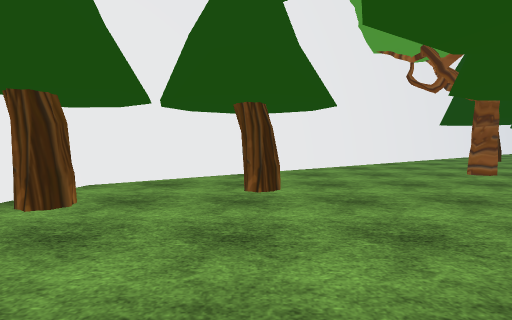
[1] (above)

18 first-person views from a walk through a Unity game level. The camera is 1.4 m above the floor, tilts 4° down and sees 80° across. The floor is counted in squares, 2 m on a side. Each view is taken from the middle of a square. On the plan, view 1 faces up. The plan holds only what a view shows up to about 10 squares ahead; the rest is blank. The place goes on beyond the plan. The player character is not drawn. Some surface patterns are stand-ins.

[2]
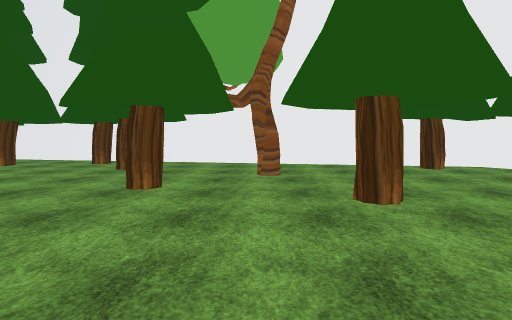

[3]
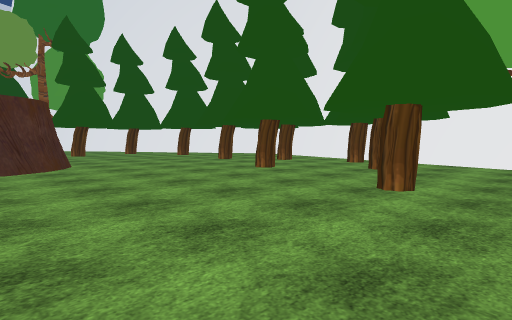

[4]
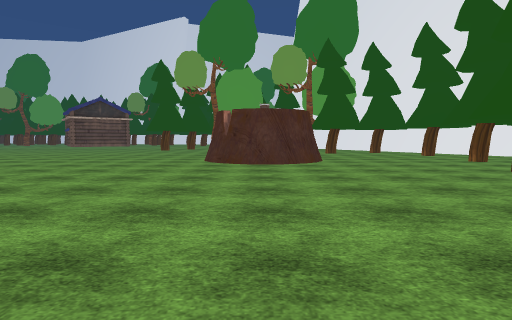

[5]
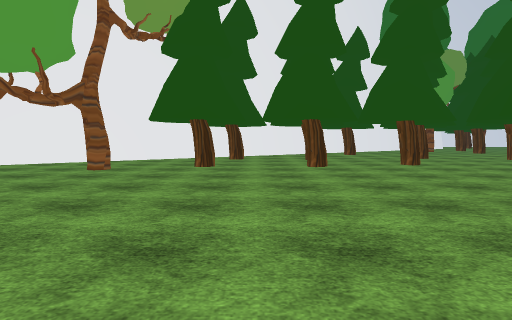

[6]
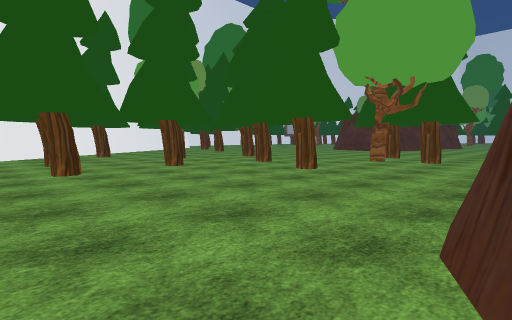

[7]
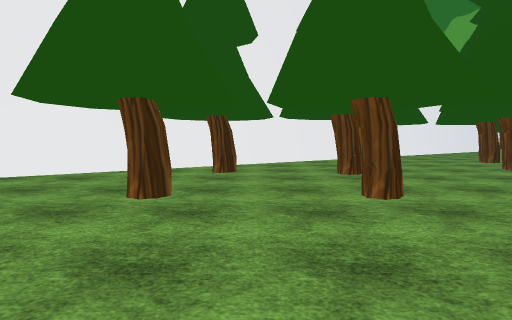

[8]
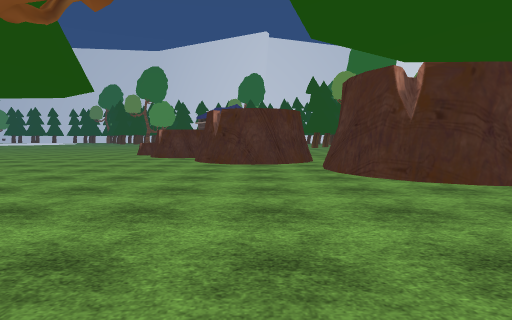

[9]
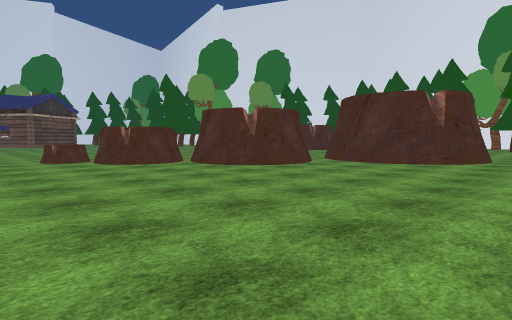

[10]
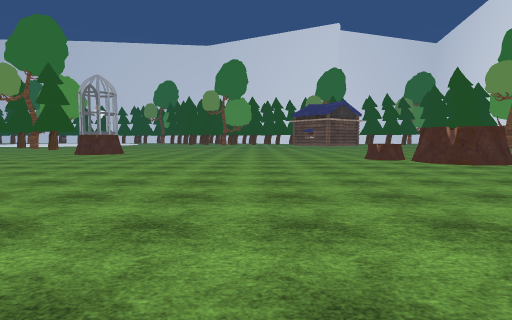

[11]
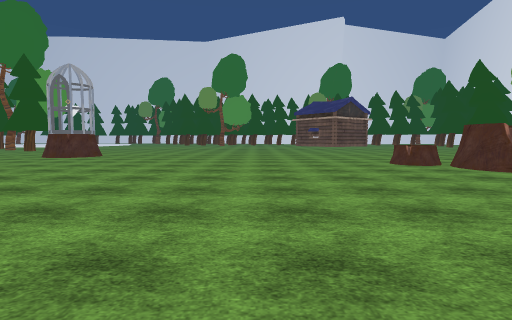

[12]
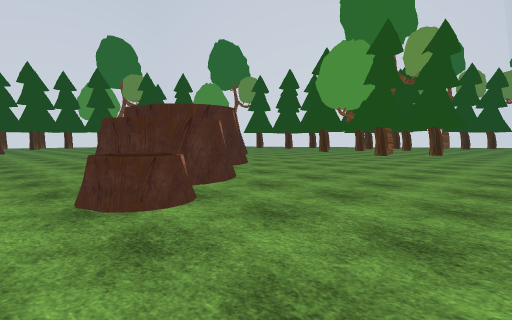

[13]
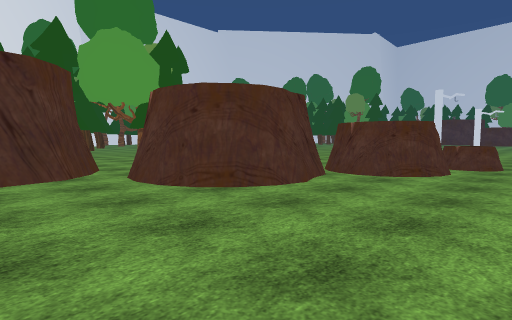

[14]
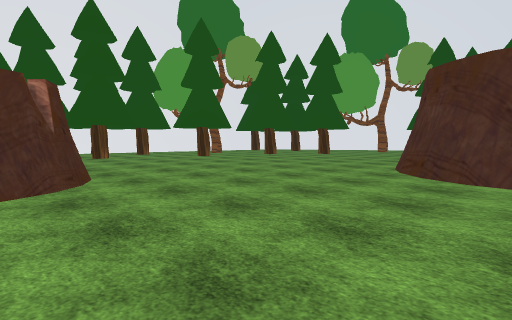

[15]
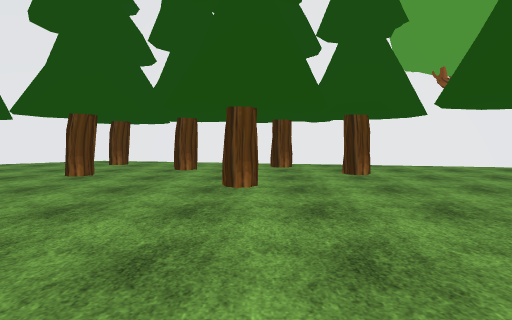

[16]
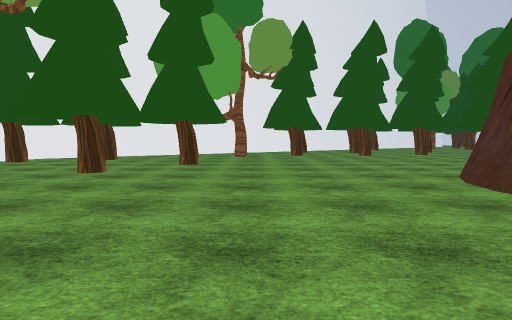

[17]
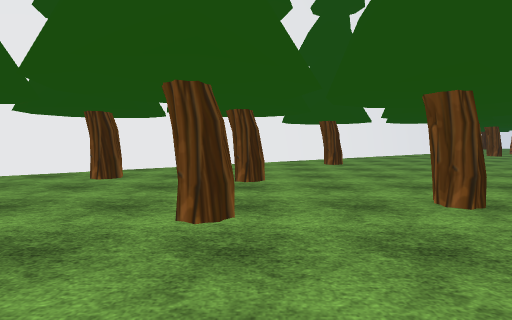

[18]
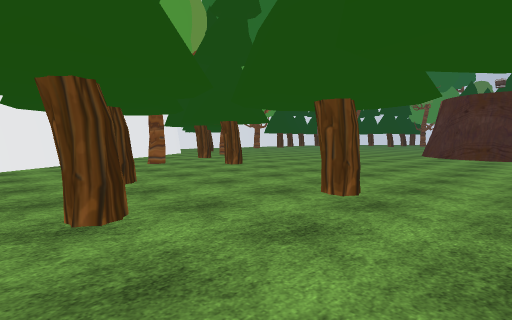

### Floor plan
Points are (right, up) in squares from view 1. A wall is a line through its corners. A room is listed if a view was taken in it or the views show most of it. See-through windows are left out.
Room 1 (views 1, 2, 3, 4, 5, 6, 7, 8, 9, 10, 11, 12, 13, 14, 15, 16, 17, 18)
walls: (13.3, -2) (13.2, -2.8); (13.1, -2.3) (13, -2.8); (13.1, -2.7) (12.7, -3.5) (12.1, -4) (11.4, -4.2); (10.1, 0.3) (10.9, 0.4) (11.5, 0.3) (12.4, -0.1) (12.7, -0.5) (13.1, -1.2) (13.2, -2.1); (15.6, -3.4) (16.3, -3.8) (16.7, -4.6) (16.8, -5.2); (14.4, -3.6) (15.1, -3.5) (15.7, -3.6); (16, -3.8) (16.4, -4.3); (9.4, 0) (10.1, 0.4); (13.4, -4.5) (13.7, -3.9) (14, -3.7) (14.5, -3.4); (8.5, -1.8) (8.6, -1.1) (8.9, -0.5); (10.6, -4.4) (10, -4.3); (10.2, -4.3) (9.4, -3.9); (8.9, -3.5) (8.5, -2.7); (14.1, -6.6) (13.6, -6.1) (13.4, -5.7); (15.6, -6.8) (15.1, -7) (14.4, -6.8); (25, 8) (25, 8.4) (25.1, 9.2); (11.9, 14.1) (-2.6, 4.6) (-5.6, -10); (15, 16.1) (13.6, 15.2); (4.7, -8.5) (5.4, -8.6) (5.9, -8.9) (6.2, -9.2) (6.5, -9.7); (4.2, -8.5) (4.8, -8.4); (3.4, -9.1) (3.8, -8.8) (4.3, -8.5)
low walls: (16.3, -3.8) (16.6, -4.1)
objects: tree (-4, -10); tree (-4, -5); tree (-3, -8); tree (-2, -10) to (-2, -9); tree (-2, -4); tree (-2, 3); tree (-1, -6); tree (-1, -1); tree (0, 4); tree (1, -3); tree (2, 0); tree (3, 2); tree (5, 6); tree (7, 7); tree (7, 9); tree (10, 7); tree (10, 9); tree (12, 7); tree (12, 12); tree (14, 4); tree (14, 10); tree (15, 6); tree (15, 12); other object (17, -8) to (19, -6); tree (17, 9); tree (17, 15); tree (18, 3); tree (18, 4); stump (19, -9) to (20, -8); tree (19, 13)

Where each view was taken, in squares from view 1:
view 1: 0 up, 0 right, facing up
view 2: 1 down, 5 right, facing left
view 3: 1 down, 5 right, facing down-left
view 4: 0 up, 5 right, facing down
view 5: 1 down, 8 right, facing up
view 6: 0 up, 8 right, facing up-right
view 7: 3 up, 8 right, facing up
view 8: 5 up, 15 right, facing down
view 9: 2 up, 22 right, facing down-left
view 10: 2 up, 24 right, facing down
view 11: 0 up, 24 right, facing down
view 12: 10 down, 23 right, facing up-left
view 13: 10 down, 11 right, facing up-right
view 14: 10 down, 11 right, facing up-left
view 15: 6 down, 4 right, facing left
view 16: 6 down, 5 right, facing up
view 17: 4 up, 10 right, facing up
view 18: 7 up, 13 right, facing up-right
